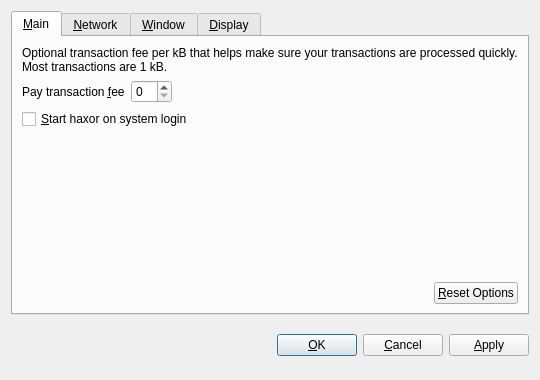
<?xml version="1.0" encoding="UTF-8"?>
<ui version="4.0">
 <class>OptionsDialog</class>
 <widget class="QDialog" name="OptionsDialog">
  <property name="geometry">
   <rect>
    <x>0</x>
    <y>0</y>
    <width>540</width>
    <height>380</height>
   </rect>
  </property>
  <property name="windowTitle">
   <string>Options</string>
  </property>
  <property name="modal">
   <bool>true</bool>
  </property>
  <layout class="QVBoxLayout" name="verticalLayout">
   <item>
    <widget class="QTabWidget" name="tabWidget">
     <property name="tabPosition">
      <enum>QTabWidget::North</enum>
     </property>
     <property name="currentIndex">
      <number>0</number>
     </property>
     <widget class="QWidget" name="tabMain">
      <attribute name="title">
       <string>&amp;Main</string>
      </attribute>
      <layout class="QVBoxLayout" name="verticalLayout_Main">
       <item>
        <widget class="QLabel" name="transactionFeeInfoLabel">
         <property name="text">
          <string>Optional transaction fee per kB that helps make sure your transactions are processed quickly. Most transactions are 1 kB.</string>
         </property>
         <property name="textFormat">
          <enum>Qt::PlainText</enum>
         </property>
         <property name="wordWrap">
          <bool>true</bool>
         </property>
        </widget>
       </item>
       <item>
        <layout class="QHBoxLayout" name="horizontalLayout_1_Main">
         <item>
          <widget class="QLabel" name="transactionFeeLabel">
           <property name="text">
            <string>Pay transaction &amp;fee</string>
           </property>
           <property name="textFormat">
            <enum>Qt::PlainText</enum>
           </property>
           <property name="buddy">
            <cstring>transactionFee</cstring>
           </property>
          </widget>
         </item>
         <item>
          <widget class="BitcoinAmountField" name="transactionFee"/>
         </item>
         <item>
          <spacer name="horizontalSpacer_1_Main">
           <property name="orientation">
            <enum>Qt::Horizontal</enum>
           </property>
           <property name="sizeHint" stdset="0">
            <size>
             <width>40</width>
             <height>20</height>
            </size>
           </property>
          </spacer>
         </item>
        </layout>
       </item>
       <item>
        <widget class="QCheckBox" name="bitcoinAtStartup">
         <property name="toolTip">
          <string>Automatically start haxor after logging in to the system.</string>
         </property>
         <property name="text">
          <string>&amp;Start haxor on system login</string>
         </property>
        </widget>
       </item>
       <item>
        <spacer name="verticalSpacer_Main">
         <property name="orientation">
          <enum>Qt::Vertical</enum>
         </property>
         <property name="sizeHint" stdset="0">
          <size>
           <width>20</width>
           <height>40</height>
          </size>
         </property>
        </spacer>
       </item>
       <item>
        <layout class="QHBoxLayout" name="horizontalLayout_2_Main">
         <item>
          <spacer name="horizontalSpacer_2_Main">
           <property name="orientation">
            <enum>Qt::Horizontal</enum>
           </property>
           <property name="sizeHint" stdset="0">
            <size>
             <width>40</width>
             <height>20</height>
            </size>
           </property>
          </spacer>
         </item>
         <item>
          <widget class="QPushButton" name="resetButton">
           <property name="toolTip">
            <string>Reset all client options to default.</string>
           </property>
           <property name="text">
            <string>&amp;Reset Options</string>
           </property>
           <property name="autoDefault">
            <bool>false</bool>
           </property>
          </widget>
         </item>
        </layout>
       </item>
      </layout>
     </widget>
     <widget class="QWidget" name="tabNetwork">
      <attribute name="title">
       <string>&amp;Network</string>
      </attribute>
      <layout class="QVBoxLayout" name="verticalLayout_Network">
       <item>
        <widget class="QCheckBox" name="mapPortUpnp">
         <property name="toolTip">
          <string>Automatically open the haxor client port on the router. This only works when your router supports UPnP and it is enabled.</string>
         </property>
         <property name="text">
          <string>Map port using &amp;UPnP</string>
         </property>
        </widget>
       </item>
       <item>
        <widget class="QCheckBox" name="connectSocks">
         <property name="toolTip">
          <string>Connect to the haxor network through a SOCKS proxy (e.g. when connecting through Tor).</string>
         </property>
         <property name="text">
          <string>&amp;Connect through SOCKS proxy:</string>
         </property>
        </widget>
       </item>
       <item>
        <layout class="QHBoxLayout" name="horizontalLayout_Network">
         <item>
          <widget class="QLabel" name="proxyIpLabel">
           <property name="text">
            <string>Proxy &amp;IP:</string>
           </property>
           <property name="textFormat">
            <enum>Qt::PlainText</enum>
           </property>
           <property name="buddy">
            <cstring>proxyIp</cstring>
           </property>
          </widget>
         </item>
         <item>
          <widget class="QValidatedLineEdit" name="proxyIp">
           <property name="maximumSize">
            <size>
             <width>140</width>
             <height>16777215</height>
            </size>
           </property>
           <property name="toolTip">
            <string>IP address of the proxy (e.g. 127.0.0.1)</string>
           </property>
          </widget>
         </item>
         <item>
          <widget class="QLabel" name="proxyPortLabel">
           <property name="text">
            <string>&amp;Port:</string>
           </property>
           <property name="textFormat">
            <enum>Qt::PlainText</enum>
           </property>
           <property name="buddy">
            <cstring>proxyPort</cstring>
           </property>
          </widget>
         </item>
         <item>
          <widget class="QLineEdit" name="proxyPort">
           <property name="maximumSize">
            <size>
             <width>55</width>
             <height>16777215</height>
            </size>
           </property>
           <property name="toolTip">
            <string>Port of the proxy (e.g. 9050)</string>
           </property>
          </widget>
         </item>
         <item>
          <widget class="QLabel" name="socksVersionLabel">
           <property name="text">
            <string>SOCKS &amp;Version:</string>
           </property>
           <property name="textFormat">
            <enum>Qt::PlainText</enum>
           </property>
           <property name="buddy">
            <cstring>socksVersion</cstring>
           </property>
          </widget>
         </item>
         <item>
          <widget class="QValueComboBox" name="socksVersion">
           <property name="toolTip">
            <string>SOCKS version of the proxy (e.g. 5)</string>
           </property>
          </widget>
         </item>
         <item>
          <spacer name="horizontalSpacer_Network">
           <property name="orientation">
            <enum>Qt::Horizontal</enum>
           </property>
           <property name="sizeHint" stdset="0">
            <size>
             <width>40</width>
             <height>20</height>
            </size>
           </property>
          </spacer>
         </item>
        </layout>
       </item>
       <item>
        <spacer name="verticalSpacer_Network">
         <property name="orientation">
          <enum>Qt::Vertical</enum>
         </property>
         <property name="sizeHint" stdset="0">
          <size>
           <width>20</width>
           <height>40</height>
          </size>
         </property>
        </spacer>
       </item>
      </layout>
     </widget>
     <widget class="QWidget" name="tabWindow">
      <attribute name="title">
       <string>&amp;Window</string>
      </attribute>
      <layout class="QVBoxLayout" name="verticalLayout_Window">
       <item>
        <widget class="QCheckBox" name="minimizeToTray">
         <property name="toolTip">
          <string>Show only a tray icon after minimizing the window.</string>
         </property>
         <property name="text">
          <string>&amp;Minimize to the tray instead of the taskbar</string>
         </property>
        </widget>
       </item>
       <item>
        <widget class="QCheckBox" name="minimizeOnClose">
         <property name="toolTip">
          <string>Minimize instead of exit the application when the window is closed. When this option is enabled, the application will be closed only after selecting Quit in the menu.</string>
         </property>
         <property name="text">
          <string>M&amp;inimize on close</string>
         </property>
        </widget>
       </item>
       <item>
        <spacer name="verticalSpacer_Window">
         <property name="orientation">
          <enum>Qt::Vertical</enum>
         </property>
         <property name="sizeHint" stdset="0">
          <size>
           <width>20</width>
           <height>40</height>
          </size>
         </property>
        </spacer>
       </item>
      </layout>
     </widget>
     <widget class="QWidget" name="tabDisplay">
      <attribute name="title">
       <string>&amp;Display</string>
      </attribute>
      <layout class="QVBoxLayout" name="verticalLayout_Display">
       <item>
        <layout class="QHBoxLayout" name="horizontalLayout_1_Display">
         <item>
          <widget class="QLabel" name="langLabel">
           <property name="text">
            <string>User Interface &amp;language:</string>
           </property>
           <property name="textFormat">
            <enum>Qt::PlainText</enum>
           </property>
           <property name="buddy">
            <cstring>lang</cstring>
           </property>
          </widget>
         </item>
         <item>
          <widget class="QValueComboBox" name="lang">
           <property name="toolTip">
            <string>The user interface language can be set here. This setting will take effect after restarting haxor.</string>
           </property>
          </widget>
         </item>
        </layout>
       </item>
       <item>
        <layout class="QHBoxLayout" name="horizontalLayout_2_Display">
         <item>
          <widget class="QLabel" name="unitLabel">
           <property name="text">
            <string>&amp;Unit to show amounts in:</string>
           </property>
           <property name="textFormat">
            <enum>Qt::PlainText</enum>
           </property>
           <property name="buddy">
            <cstring>unit</cstring>
           </property>
          </widget>
         </item>
         <item>
          <widget class="QValueComboBox" name="unit">
           <property name="toolTip">
            <string>Choose the default subdivision unit to show in the interface and when sending coins.</string>
           </property>
          </widget>
         </item>
        </layout>
       </item>
       <item>
        <widget class="QCheckBox" name="displayAddresses">
         <property name="toolTip">
          <string>Whether to show haxor addresses in the transaction list or not.</string>
         </property>
         <property name="text">
          <string>&amp;Display addresses in transaction list</string>
         </property>
        </widget>
       </item>
       <item>
        <widget class="QCheckBox" name="coinControlFeatures">
         <property name="toolTip">
          <string>Whether to show coin control features or not.</string>
         </property>
         <property name="text">
          <string>Display coin &amp;control features (experts only!)</string>
         </property>
        </widget>
       </item>
       <item>
        <spacer name="verticalSpacer_Display">
         <property name="orientation">
          <enum>Qt::Vertical</enum>
         </property>
         <property name="sizeHint" stdset="0">
          <size>
           <width>20</width>
           <height>40</height>
          </size>
         </property>
        </spacer>
       </item>
      </layout>
     </widget>
    </widget>
   </item>
   <item>
    <layout class="QHBoxLayout" name="horizontalLayout_Buttons">
     <item>
      <spacer name="horizontalSpacer_1">
       <property name="orientation">
        <enum>Qt::Horizontal</enum>
       </property>
       <property name="sizeHint" stdset="0">
        <size>
         <width>40</width>
         <height>48</height>
        </size>
       </property>
      </spacer>
     </item>
     <item>
      <widget class="QLabel" name="statusLabel">
       <property name="font">
        <font>
         <weight>75</weight>
         <bold>true</bold>
        </font>
       </property>
       <property name="text">
        <string/>
       </property>
       <property name="textFormat">
        <enum>Qt::PlainText</enum>
       </property>
       <property name="wordWrap">
        <bool>true</bool>
       </property>
      </widget>
     </item>
     <item>
      <spacer name="horizontalSpacer_2">
       <property name="orientation">
        <enum>Qt::Horizontal</enum>
       </property>
       <property name="sizeHint" stdset="0">
        <size>
         <width>40</width>
         <height>48</height>
        </size>
       </property>
      </spacer>
     </item>
     <item>
      <widget class="QPushButton" name="okButton">
       <property name="text">
        <string>&amp;OK</string>
       </property>
      </widget>
     </item>
     <item>
      <widget class="QPushButton" name="cancelButton">
       <property name="text">
        <string>&amp;Cancel</string>
       </property>
       <property name="autoDefault">
        <bool>false</bool>
       </property>
      </widget>
     </item>
     <item>
      <widget class="QPushButton" name="applyButton">
       <property name="text">
        <string>&amp;Apply</string>
       </property>
       <property name="autoDefault">
        <bool>false</bool>
       </property>
      </widget>
     </item>
    </layout>
   </item>
  </layout>
 </widget>
 <customwidgets>
  <customwidget>
   <class>BitcoinAmountField</class>
   <extends>QSpinBox</extends>
   <header>bitcoinamountfield.h</header>
  </customwidget>
  <customwidget>
   <class>QValueComboBox</class>
   <extends>QComboBox</extends>
   <header>qvaluecombobox.h</header>
  </customwidget>
  <customwidget>
   <class>QValidatedLineEdit</class>
   <extends>QLineEdit</extends>
   <header>qvalidatedlineedit.h</header>
  </customwidget>
 </customwidgets>
 <resources/>
 <connections/>
</ui>
